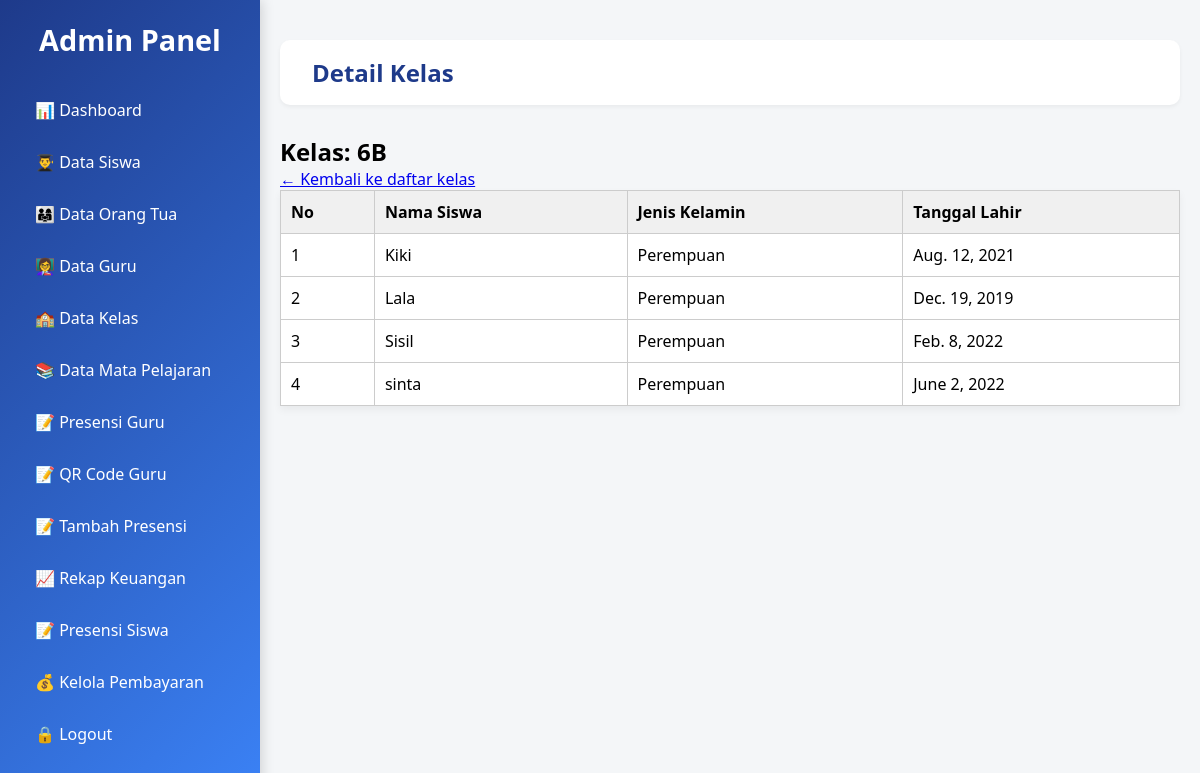
Screenshot of /absen/admin/kelas/3/detail/ (signed in) with the database file from the repository.
### rumahbelajar/models.py (models this page shows, shortened)
class Kelas(models.Model):
    nama = models.CharField(max_length=100)

class Siswa(models.Model):
    user = models.OneToOneField(User, on_delete=models.CASCADE, related_name='rumahbelajar_siswa')
    nama = models.CharField(max_length=100)
    tanggal_lahir = models.DateField()
    jenis_kelamin = models.CharField(max_length=10)
    orang_tua = models.ForeignKey(OrangTua, on_delete=models.CASCADE)
    kelas = models.ForeignKey(Kelas, on_delete=models.SET_NULL, null=True, related_name='siswa')

### rumahbelajar/views.py (the view)
# urls.py: path('admin/kelas/<int:kelas_id>/detail/', views.kelas_detail, name='kelas_detail'),
@login_required
@group_required('Admin')
def kelas_detail(request, kelas_id):
    kelas = get_object_or_404(Kelas, id=kelas_id)
    siswa_list = Siswa.objects.filter(kelas=kelas).order_by('nama')
    context = {
        'kelas': kelas,
        'siswa_list': siswa_list,
    }
    return render(request, 'admin/kelas_detail.html', context)

### rumahbelajar/views.py (called while the page is built)
def group_required(group_name):
    def decorator(view_func):
        @wraps(view_func)
        def wrapper(request, *args, **kwargs):
            if request.user.groups.filter(name=group_name).exists():
                return view_func(request, *args, **kwargs)
            else:
                return redirect('rumahbelajar:login')
        return wrapper
    return decorator

### rumahbelajar/templates/admin/kelas_detail.html (shortened to what this page needs)
{% load static %}
<!DOCTYPE html>
<html lang="en">
<head>
</head>
<body>
  <div class="container">
    <nav class="sidebar" id="sidebar">
      <h2>Admin Panel</h2>
      <ul>
        <li><a href="{% url 'rumahbelajar:dashboard_admin' %}">📊 Dashboard</a></li>
        <li><a href="{% url 'rumahbelajar:data_siswa' %}">👨‍🎓 Data Siswa</a></li>
        <li><a href="{% url 'rumahbelajar:data_orang_tua' %}">👨‍👩‍👧 Data Orang Tua</a></li>
        <li><a href="{% url 'rumahbelajar:data_guru_admin' %}">👩‍🏫 Data Guru</a></li>
        <li><a href="{% url 'rumahbelajar:kelas' %}">🏫 Data Kelas</a></li>
        <li><a href="{% url 'rumahbelajar:mata_pelajaran_admin' %}">📚 Data Mata Pelajaran</a></li>
        <li><a href="{% url 'rumahbelajar:presensi_guru_admin' %}">📝 Presensi Guru</a></li>
        <li><a href="{% url 'rumahbelajar:generate_admin_qrcode' %}">📝 QR Code Guru</a></li>
        <li><a href="{% url 'rumahbelajar:tambah_presensi' %}">📝 Tambah Presensi</a></li>
        <li><a href="{% url 'keuangan:rekap_keuangan' %}">📈 Rekap Keuangan</a></li>
        <li><a href="{% url 'rumahbelajar:presensi_siswa_admin' %}">📝 Presensi Siswa</a></li>
        <li><a href="{% url 'keuangan:kelola_pembayaran' %}">💰 Kelola Pembayaran</a></li>
        <li><a href="{% url 'rumahbelajar:login' %}"><span>🔒</span> Logout</a></li>
      </ul>
    </nav>
    <div class="main-content">
      <div class="header">Detail Kelas</div>
      <h2>Kelas: {{ kelas.nama }}</h2>
      <a href="{% url 'rumahbelajar:kelas' %}">← Kembali ke daftar kelas</a>
      <table>
        <thead>
          <tr>
            <th>No</th>
            <th>Nama Siswa</th>
            <th>Jenis Kelamin</th>
            <th>Tanggal Lahir</th>
          </tr>
        </thead>
        <tbody>
          {% for siswa in siswa_list %}
          <tr>
            <td>{{ forloop.counter }}</td>
            <td>{{ siswa.nama }}</td>
            <td>{{ siswa.jenis_kelamin }}</td>
            <td>{{ siswa.tanggal_lahir }}</td>
          </tr>
          {% empty %}
          <tr>
            <td colspan="4">Tidak ada siswa dalam kelas ini.</td>
          </tr>
          {% endfor %}
        </tbody>
      </table>
    </div>
  </div>
</body>
</html>

### rumahbelajar/templates/admin/kelas_detail.html (style rules this page uses)
* { margin: 0; padding: 0; box-sizing: border-box; }
body { font-family: 'Segoe UI', sans-serif; background-color: #f4f6f8; }
.container { display: flex; flex-direction: row; min-height: 100vh; }
nav.sidebar { width: 260px; background: linear-gradient(135deg, #1e3a8a, #3b82f6); color: white; padding: 20px; position: fixed; height: 100%; box-shadow: 2px 0 12px rgba(0, 0, 0, 0.15); transition: transform 0.3s ease; }
.sidebar h2 { font-size: 1.8rem; text-align: center; margin-bottom: 30px; }
.sidebar ul { list-style: none; }
.sidebar a { color: white; text-decoration: none; padding: 10px 15px; display: block; border-radius: 10px; transition: all 0.3s ease-in-out; font-weight: 500; margin-bottom: 10px; }
.main-content { margin-left: 260px; flex: 1; padding: 40px 20px; }
.header { background-color: #ffffff; padding: 1rem 2rem; box-shadow: 0 2px 4px rgba(0, 0, 0, 0.05); font-size: 1.5rem; font-weight: bold; color: #1e3a8a; margin-bottom: 30px; border-radius: 10px; }
table { width: 100%; border-collapse: collapse; background-color: white; box-shadow: 0 4px 8px rgba(0, 0, 0, 0.05); }
table, th, td { border: 1px solid #ccc; }
th, td { padding: 10px; text-align: left; }
th { background-color: #f0f0f0; }

### rows the page displays
Kelas: nama "6B"
Siswa: nama "Kiki", jenis_kelamin "Perempuan", tanggal_lahir "Aug. 12, 2021"
Siswa: nama "Lala", jenis_kelamin "Perempuan", tanggal_lahir "Dec. 19, 2019"
Siswa: nama "Sisil", jenis_kelamin "Perempuan", tanggal_lahir "Feb. 8, 2022"
Siswa: nama "sinta", jenis_kelamin "Perempuan", tanggal_lahir "June 2, 2022"
